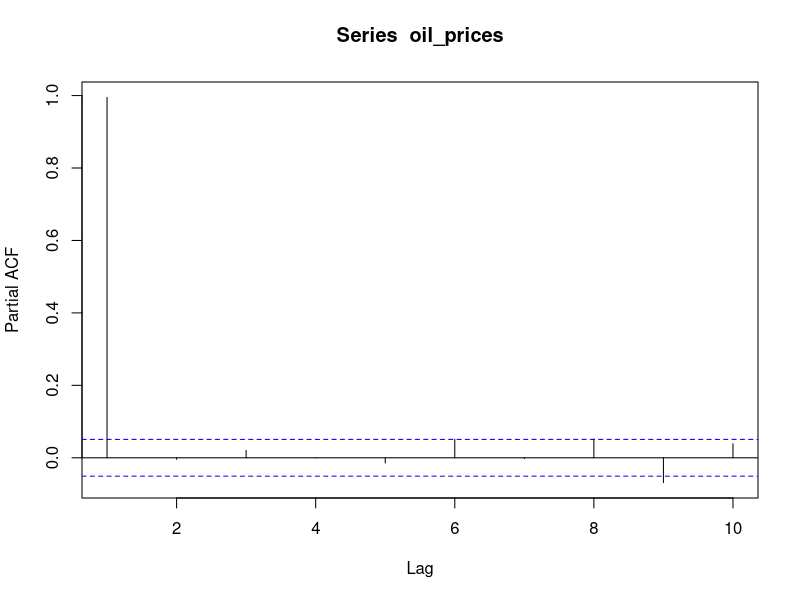
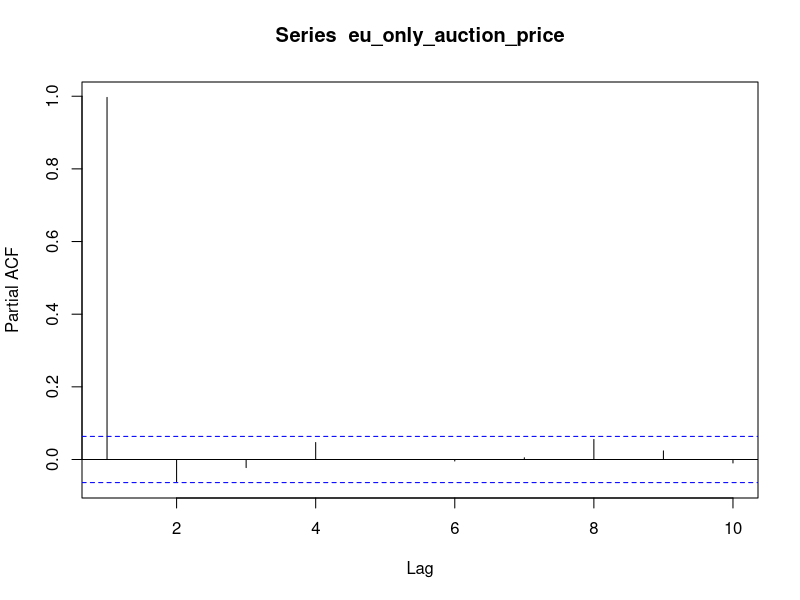
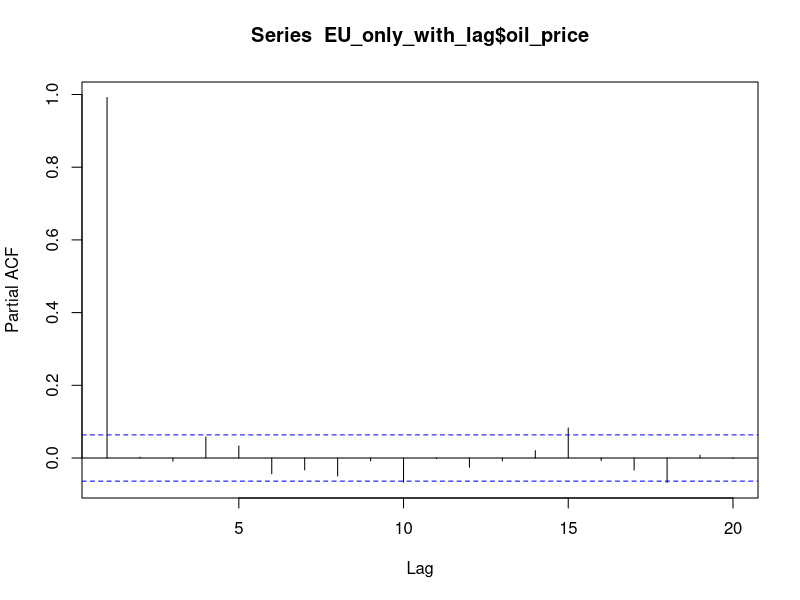
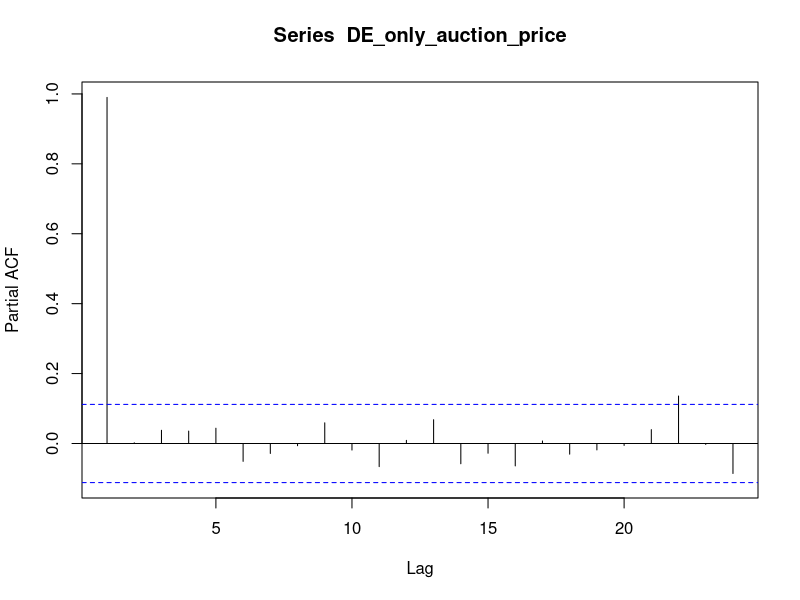
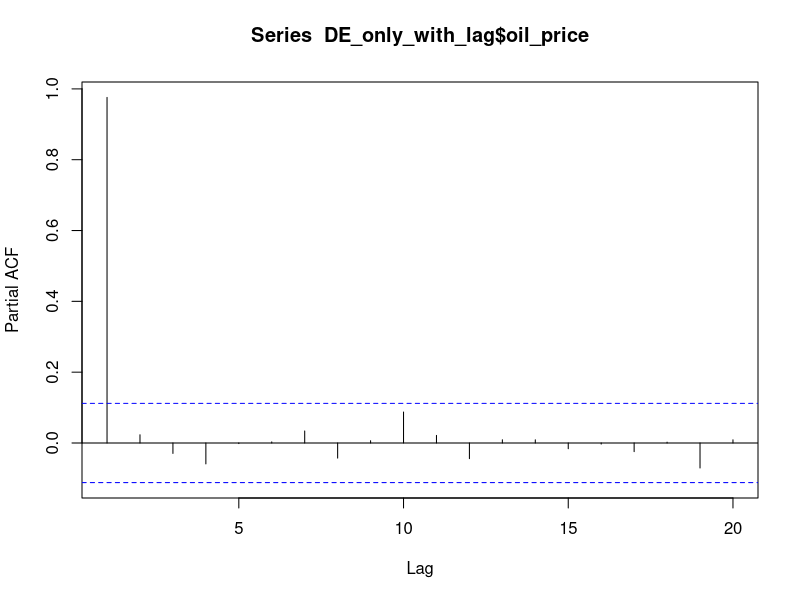
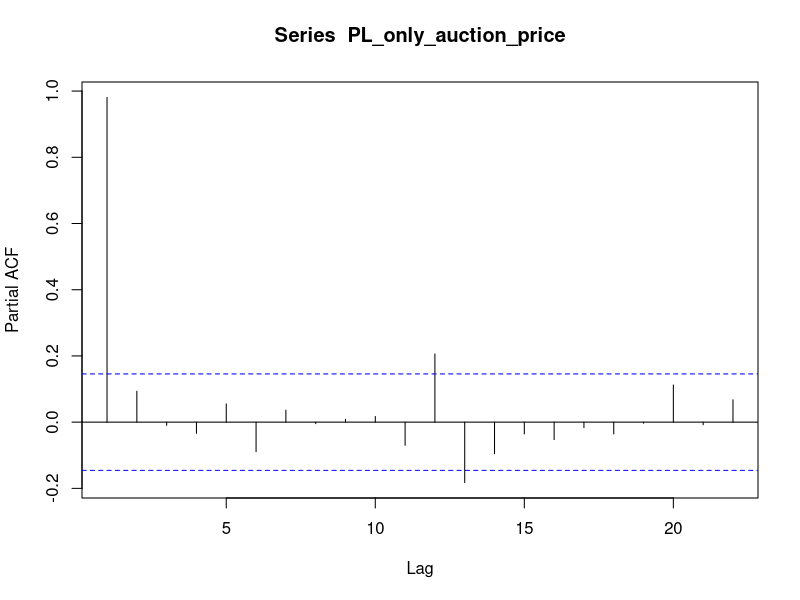
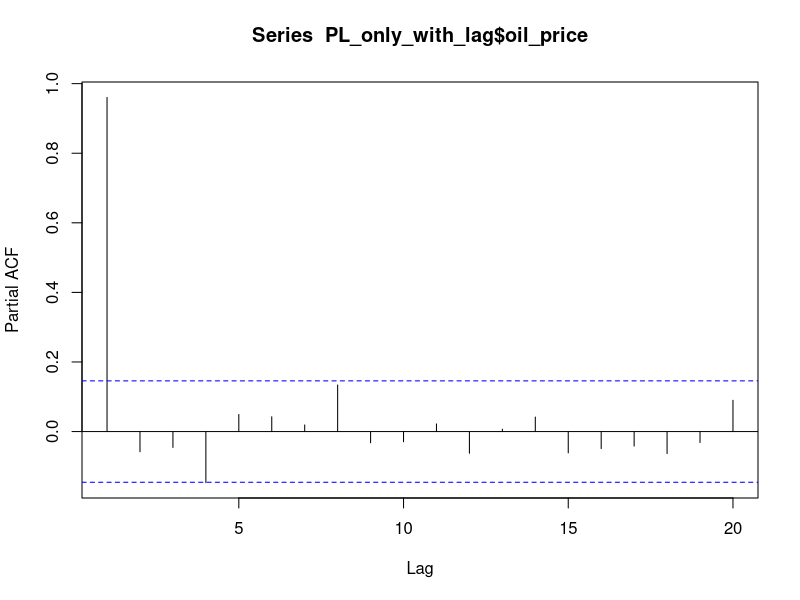
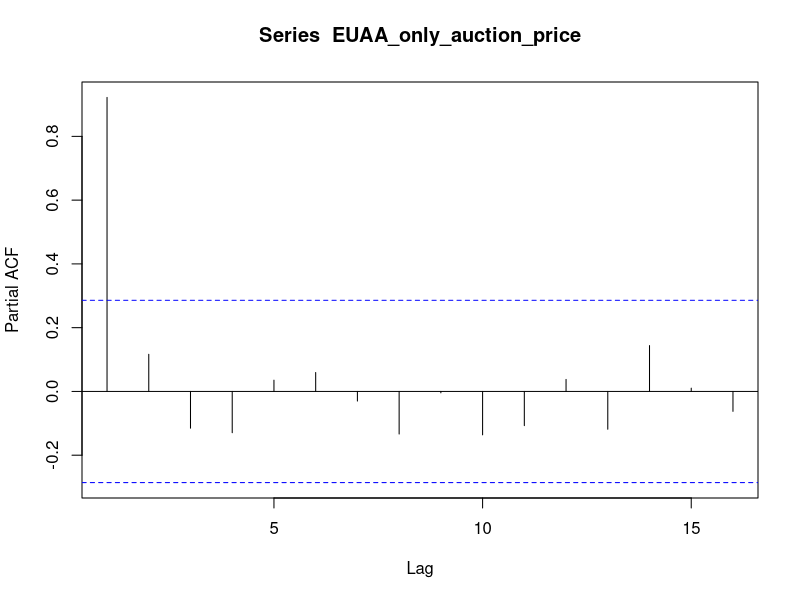

The R script that drew these images, in order:
## ---- chunk 1
knitr::opts_chunk$set(echo = TRUE)
library(readxl)
library(tseries)
library(ggplot2)
library(tidyverse)
library(reshape2)
library(car)
library(lubridate)

## ---- chunk 2
brent_crude_prices<- read_excel("brent_crude_prices.xlsx")
co2_emissions_data<-read.csv("co2_emission.csv")
ftse<- read.csv("FTSE 100 Historical Data.csv")
eu_ets_data<-read_excel("EU-ETS-data.xlsx")
## ---- chunk 3
eu_ets_data$Date<- as.Date(eu_ets_data$Date)
brent_crude_prices$Date<- as.Date(brent_crude_prices$Date)
ftse$Date<- as.Date(ftse$Date)
## ---- chunk 4
auction_and_oil<- merge(x=eu_ets_data,y=brent_crude_prices, 
                         by="Date", all.x=TRUE) 

auction_and_oil<-auction_and_oil |> filter(is.na(auction_and_oil$`Europe Brent Spot Price FOB (Dollars per Barrel)`)==FALSE)

oil_prices<- auction_and_oil$`Europe Brent Spot Price FOB (Dollars per Barrel)`
pacf(oil_prices, lag=10, pl=TRUE)

ets_stock_and_oil_data<- merge(x=auction_and_oil, y= ftse, by='Date', all.x=TRUE)
## ---- chunk 5
#First let's change auction name to just have EU, DE, PL or EUAA:

ets_stock_and_oil_data<- ets_stock_and_oil_data |> mutate(
                AuctionType = ifelse(str_detect(`Auction Name`, "EUAA")==TRUE,
                                                                        "EUAA",
                                                    str_sub(`Auction Name`,-2,)
), .after=`Auction Name`)
## ---- chunk 6
EU_only_auction<- ets_stock_and_oil_data |> filter(AuctionType=="EU") |> filter(
                                          is.na(`Auction Price €/tCO2`)==FALSE
)
eu_only_auction_price<-EU_only_auction$`Auction Price €/tCO2`

pacf(eu_only_auction_price, lag=10, pl=TRUE)


lag<- EU_only_auction$`Auction Price €/tCO2`[2:length(EU_only_auction$`Auction Price €/tCO2`)-1]
lag<- c(0,lag)
lag[length(lag)]<-0
EU_only_with_lag<- EU_only_auction |> mutate(
                                          lag= lag, .after=`Auction Price €/tCO2`
)

EU_only_auction_variables_fit<- glm(`Auction Price €/tCO2`~ lag+ `Auction Volume tCO2`+ `Maximum Bid €/tCO2`,
                            family=gaussian, data=EU_only_with_lag)

durbinWatsonTest(EU_only_auction_variables_fit)
summary(EU_only_auction_variables_fit)

#DW of 1.27. Not terrible. How do we push this up to acceptable levels?

#What about with oil prices?
EU_only_with_lag<- EU_only_with_lag |> rename(
                        oil_price = `Europe Brent Spot Price FOB (Dollars per Barrel)`
)

EU_only_oil_fit<- glm(`Auction Price €/tCO2`~ lag+ `Auction Volume tCO2`+ `Maximum Bid €/tCO2`+
                                    oil_price,
                            family=gaussian, data=EU_only_with_lag)
summary(EU_only_oil_fit)
durbinWatsonTest(EU_only_oil_fit)

pacf(EU_only_with_lag$oil_price, lag=20, pl=TRUE)

#So the difference in DW witha nd without oil prices isn't huge. Only 0.01 difference in the test statistic. 

## ---- chunk 7
DE_only_auction<-ets_stock_and_oil_data |> filter(AuctionType=="DE") |> filter(
                                          is.na(`Auction Price €/tCO2`)==FALSE
)
DE_only_auction_price<- DE_only_auction$`Auction Price €/tCO2`
pacf(DE_only_auction_price)


lag<- DE_only_auction$`Auction Price €/tCO2`[2:length(DE_only_auction$`Auction Price €/tCO2`)-1]
lag<- c(0,lag)
lag[length(lag)]<-0
DE_only_with_lag<- DE_only_auction |> mutate(
                                          lag= lag, .after=`Auction Price €/tCO2`
)

DE_only_auction_variables_fit<- glm(`Auction Price €/tCO2`~ lag+ `Auction Volume tCO2`+ `Maximum Bid €/tCO2`,
                            family=gaussian, data=DE_only_with_lag)

durbinWatsonTest(DE_only_auction_variables_fit)
summary(DE_only_auction_variables_fit)

#With oil prices:
DE_only_with_lag<- DE_only_with_lag |> rename(
                        oil_price = `Europe Brent Spot Price FOB (Dollars per Barrel)`
)

DE_only_oil_fit<- glm(`Auction Price €/tCO2`~ lag+ `Auction Volume tCO2`+ `Maximum Bid €/tCO2`+
                                    oil_price,
                            family=gaussian, data=DE_only_with_lag)
summary(DE_only_oil_fit)
durbinWatsonTest(DE_only_oil_fit)

pacf(DE_only_with_lag$oil_price, lag=20, pl=TRUE)

## ---- chunk 8
PL_only_auction<-ets_stock_and_oil_data |> filter(AuctionType=="PL") |> filter(
                                          is.na(`Auction Price €/tCO2`)==FALSE
)
PL_only_auction_price<- PL_only_auction$`Auction Price €/tCO2`
pacf(PL_only_auction_price)


lag<- PL_only_auction$`Auction Price €/tCO2`[2:length(PL_only_auction$`Auction Price €/tCO2`)-1]
lag<- c(0,lag)
lag[length(lag)]<-0
PL_only_with_lag<- PL_only_auction |> mutate(
                                          lag= lag, .after=`Auction Price €/tCO2`
)

PL_only_auction_variables_fit<- glm(`Auction Price €/tCO2`~ lag+ `Auction Volume tCO2`+ `Maximum Bid €/tCO2`,
                            family=gaussian, data=PL_only_with_lag)

durbinWatsonTest(PL_only_auction_variables_fit)
summary(PL_only_auction_variables_fit)

#With oil prices:
PL_only_with_lag<- PL_only_with_lag |> rename(
                        oil_price = `Europe Brent Spot Price FOB (Dollars per Barrel)`
)

PL_only_oil_fit<- glm(`Auction Price €/tCO2`~ lag+ `Auction Volume tCO2`+ `Maximum Bid €/tCO2`+
                                    oil_price,
                            family=gaussian, data=PL_only_with_lag)
summary(PL_only_oil_fit)
durbinWatsonTest(PL_only_oil_fit)

pacf(PL_only_with_lag$oil_price, lag=20, pl=TRUE)

#So for Poland, I don't need to worry about autocorrelation at all
## ---- chunk 9
EUAA_only_auction<-ets_stock_and_oil_data |> filter(AuctionType=="EUAA") |> filter(
                                          is.na(`Auction Price €/tCO2`)==FALSE
)
EUAA_only_auction_price<- EUAA_only_auction$`Auction Price €/tCO2`
pacf(EUAA_only_auction_price)


lag<- EUAA_only_auction$`Auction Price €/tCO2`[2:length(EUAA_only_auction$`Auction Price €/tCO2`)-1]
lag<- c(0,lag)
lag[length(lag)]<-0
EUAA_only_with_lag<- EUAA_only_auction |> mutate(
                                          lag= lag, .after=`Auction Price €/tCO2`
)

EUAA_only_auction_variables_fit<- glm(`Auction Price €/tCO2`~ lag+ `Auction Volume tCO2`+ `Maximum Bid €/tCO2`,
                            family=gaussian, data=EUAA_only_with_lag)

durbinWatsonTest(EUAA_only_auction_variables_fit)
summary(EUAA_only_auction_variables_fit)

#With oil prices:
EUAA_only_with_lag<- EUAA_only_with_lag |> rename(
                        oil_price = `Europe Brent Spot Price FOB (Dollars per Barrel)`
)

EUAA_only_oil_fit<- glm(`Auction Price €/tCO2`~ lag+ `Auction Volume tCO2`+ `Maximum Bid €/tCO2`+
                                    oil_price,
                            family=gaussian, data=EUAA_only_with_lag)
summary(EUAA_only_oil_fit)
durbinWatsonTest(EUAA_only_oil_fit)

pacf(EUAA_only_with_lag$oil_price, lag=20, pl=TRUE)

#lag isn;t significant. Should I leave it out?
EUAA_only_oil_fit<- glm(`Auction Price €/tCO2`~ `Auction Volume tCO2`+ `Maximum Bid €/tCO2`+
                                    oil_price,
                            family=gaussian, data=EUAA_only_with_lag)
durbinWatsonTest(EUAA_only_oil_fit)
summary(EUAA_only_oil_fit)
## ---- chunk 10
ets_rbind_lag<- rbind(
                                EU_only_with_lag, 
                                EUAA_only_with_lag, 
                                DE_only_with_lag, 
                                PL_only_with_lag) |> arrange(desc('Date'))

#Merging, beginning with EU lag
EU_lag<- EU_only_with_lag |> select('Date','AuctionType', 'lag')
ets_EU_only_lag<- merge(x=ets_stock_and_oil_data, y= EU_lag, by=c('Date', 'AuctionType'), all.x=TRUE)
ets_EU_only_lag<- ets_EU_only_lag |> select(-c(Price:Change..))

#DE lag:
DE_lag<- DE_only_with_lag |> select('Date', 'AuctionType', 'lag')
ets_EU_DE_with_lag<- merge(x=ets_EU_only_lag, y=DE_lag, by=c('Date', 'AuctionType'), all.x=TRUE)
ets_EU_DE_with_lag$lag.x<- ifelse(is.na(ets_EU_DE_with_lag$lag.x), 
                                  ets_EU_DE_with_lag$lag.y,
                                  ets_EU_DE_with_lag$lag.x)
ets_EU_DE_with_lag<- ets_EU_DE_with_lag |> rename('lag'='lag.x') |> select(-'lag.y')

#PL lag:
PL_lag<- PL_only_with_lag |> select('Date', 'AuctionType', 'lag')
ets_EU_DE_PL_with_lag<- merge(x=ets_EU_DE_with_lag, 
                              y= PL_lag, by = c('Date', 'AuctionType'),
                              all.x=TRUE)

ets_EU_DE_PL_with_lag$lag.x<- ifelse(is.na(ets_EU_DE_PL_with_lag$lag.x), 
                                  ets_EU_DE_PL_with_lag$lag.y,
                                  ets_EU_DE_PL_with_lag$lag.x)

ets_EU_DE_PL_with_lag<- ets_EU_DE_PL_with_lag |> rename('lag'='lag.x') |> select(-'lag.y')

#Adding EUAA lag:

EUAA_lag<- EUAA_only_with_lag |> select('Date', 'AuctionType', 'lag')

ets_representative_lag<- merge(x=ets_EU_DE_PL_with_lag,
                               y=EUAA_lag, by = c('Date', 'AuctionType'),
                               all.x=TRUE)
ets_representative_lag$lag.x<- ifelse(is.na(ets_representative_lag$lag.x), 
                                  ets_representative_lag$lag.y,
                                  ets_representative_lag$lag.x)

ets_representative_lag<- ets_representative_lag |> rename('lag'='lag.x') |> select(-'lag.y')

ets_representative_lag<- ets_representative_lag |> relocate(lag, 
                                  .after=`Auction Price €/tCO2`) |> rename(
             oil_price = `Europe Brent Spot Price FOB (Dollars per Barrel)`
                                  )
## ---- chunk 11
lag_fit<- glm(`Auction Price €/tCO2`~lag+`Auction Volume tCO2`+ `Maximum Bid €/tCO2`+
                                    oil_price,
                            family=gaussian, data=ets_representative_lag)

summary(lag_fit)

durbinWatsonTest(lag_fit)
## ---- chunk 12
ftse<- read.csv("FTSE 100 Historical Data.csv")

ftse$Date<- mdy(ftse$Date)
ftse$Price<- as.numeric(str_replace(ftse$Price,",",""))

ets_with_rep_lag<- merge(x=ets_representative_lag, y=ftse, by = 'Date', all.x=TRUE)

ets_with_rep_lag<- ets_with_rep_lag |> rename(
                                  ftse_price = Price
)

ftse_lag_fit<- glm(`Auction Price €/tCO2`~lag+`Auction Volume tCO2`+ `Maximum Bid €/tCO2`+
                                    oil_price+ftse_price,
                            family=gaussian, data=ets_with_rep_lag)

summary(ftse_lag_fit)

durbinWatsonTest(ftse_lag_fit)

## ---- chunk 13
res<- resid(ftse_lag_fit)
plot(fitted(ftse_lag_fit), res)+abline(0,0)


## ---- chunk 14
#No pooling- EU:
  
no_pool_EU<- ets_with_rep_lag |> filter(AuctionType=="EU")

eu_no_pool_fit<- glm(`Auction Price €/tCO2`~lag+`Auction Volume tCO2`+ `Maximum Bid €/tCO2`+
                                    oil_price+ftse_price,
                            family=gaussian, data=no_pool_EU)

summary(eu_no_pool_fit)

durbinWatsonTest(eu_no_pool_fit)

## ---- chunk 15
res<- resid(eu_no_pool_fit)
plot(fitted(eu_no_pool_fit), res)
## ---- chunk 16
hist(no_pool_EU$oil_price)
hist(no_pool_EU$ftse_price)
hist(no_pool_EU$`Auction Volume tCO2`)
hist(no_pool_EU$`Maximum Bid €/tCO2`)
## ---- chunk 17
eu_no_pool_fit_log<- glm(`Auction Price €/tCO2`~lag+`Auction Volume tCO2`+ `Average bid size`+
                                    oil_price+log(ftse_price),
                            family=gaussian, data=no_pool_EU)

summary(eu_no_pool_fit_log)

durbinWatsonTest(eu_no_pool_fit_log)
## ---- chunk 18
eu_cor_frame<- ets_with_rep_lag |> select(lag,`Auction Volume tCO2`, `Maximum Bid €/tCO2`,
                                    oil_price, ftse_price) 

eu_cor_frame<- na.omit(eu_cor_frame)
cor_matrix<- cor(eu_cor_frame)

# Get upper triangle of the correlation matrix
get_upper_tri <- function(cormat){
  cormat[lower.tri(cormat)]<- NA
  return(cormat)
}

upper_tri <- get_upper_tri(cor_matrix)
melted_cormat <- melt(upper_tri, na.rm = TRUE)

ggplot(data = melted_cormat, aes(Var2, Var1, fill = value))+
  geom_tile(color = "white")+
  scale_fill_gradient2(low = "blue", high = "red", mid = "white", 
                       midpoint = 0, limit = c(-1,1), space = "Lab", 
                       name="Pearson\nCorrelation") +
  theme_minimal()+ 
  theme(axis.text.x = element_text(angle = 45, vjust = 1, 
                                   size = 12, hjust = 1))+
  coord_fixed()
